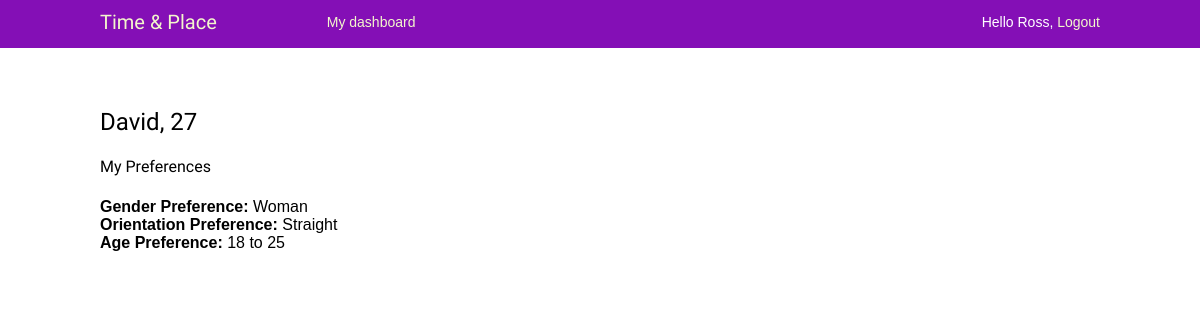
Page /account/preferences/3/ (signed in) on the committed database.
### account/models.py (models this page shows, shortened)
class Profile(models.Model):
    user = models.OneToOneField(settings.AUTH_USER_MODEL,
                                on_delete=models.CASCADE)
    date_of_birth = models.DateField(blank=True, null=True, default=date.today())
    photo = models.ImageField(upload_to='users/%Y/%m/%d/',
                        blank=True,
                        default='users/default/user-default.png')
    occupation = models.CharField(max_length = 50,blank=True, null=True)
    proposal_time = models.CharField(max_length = 50,blank=True, null=True)
    about_me = models.CharField(max_length = 100,blank=True, null=True)
    gender_choices = (('Woman', 'Woman'), ('Man', 'Man'), ('Transgender', 'Transgender'), ('Non-binary', 'Non-binary'))
    gender_identity = models.CharField(max_length = 15, choices = gender_choices, blank = True, default="N/A")
    orientation_choices = (('Lesbian', 'Lesbian'), ('Gay', 'Gay'), ('Bisexual', 'Bisexual'), ('Queer', 'Queer'), ('Asexual', 'Asexual'), ('Straight', 'Straight'),('Other', 'Other'))
    sexual_orientation = models.CharField(max_length = 15, choices = orientation_choices, blank = True, default="N/A")
    age_preference_min = models.IntegerField(blank=True, null=True)
    age_preference_max = models.IntegerField(blank=True, null=True)
    gender_preference = models.CharField(max_length = 15, choices = gender_choices, blank = True)
    orientation_preference = models.CharField(max_length = 15, choices = orientation_choices, blank = True)
    boro = models.ForeignKey(Boro,on_delete=models.SET_NULL, blank=True, null=True)
    cusine = models.ForeignKey(Cusine,on_delete=models.SET_NULL, blank=True, null=True)
    location_dropdown  = models.ForeignKey(newLocation,on_delete=models.SET_NULL, blank=True, null=True)
    likes = models.ManyToManyField(
        "self",
        related_name="liked_by",
        symmetrical=False,
        blank=True
    )
    hides = models.ManyToManyField(
        "self",
        related_name="hidden_by",
        symmetrical=False,
        blank=True
    )
    declines = models.ManyToManyField(
        "self",
        related_name="declined_by",
        symmetrical=False,
        blank=True
    )
    matches = models.ManyToManyField(
        "self",
        related_name="matched_with",
        symmetrical=False,
        blank=True
    )
    @property
    def calc_age(self):
        today = date.today()
        return today.year - self.date_of_birth.year - ((today.month, today.day) < (self.date_of_birth.month, self.date_of_birth.day))

### account/views.py (the view)
# urls.py: path('preferences/<int:pk>/', views.preferences, name="preferences"),
@login_required
def preferences(request, pk):
    profile = Profile.objects.get(user_id=pk)
    return render(request,
                    "profile/preferences.html",
                    {"profile": profile})

### account/templates/profile/preferences.html (shortened to what this page needs)
{% extends 'base.html' %}
{% block content %}
<h2>
    {{ profile.user.first_name }}, {{ profile.calc_age }}
</h2>
<h4>
    My Preferences
</h4>
<b>Gender Preference: </b> {{ profile.gender_preference }}
<br>
<b>Orientation Preference: </b> {{ profile.orientation_preference }}
<br>
<b>Age Preference: </b> {{ profile.age_preference_min }} to {{ profile.age_preference_max }}
<br>
{% endblock content %}

### account/templates/base.html (shortened to what this page needs)
{% load static %}
<!DOCTYPE html>
<html>
<head>
    <link href="{% static "account/base.css" %}" rel="stylesheet">
</head>
<body>
    <div id="header">
        <span class="logo">Time & Place</span>
        {% if request.user.is_authenticated %}
                <ul class="menu">
                    <li {% if section == "dashboard" %}class="selected"{% endif %}>
                    <a href="{% url "dashboard" %}">My dashboard</a>
                    </li>
                </ul>
            {% endif %}
                <span class="user">
                {% if request.user.is_authenticated %}
                    Hello {{ request.user.first_name }},
                    <a href="{% url "logout" %}">Logout</a>
                {% else %}
                    <a href="{% url "login" %}">Log-in</a>
                {% endif %}
        </span>
    </div>
    <div id="content">
    {% block content %}
    {% endblock %}
    </div>
</body>

### account/static/account/base.css (style rules this page uses)
body { margin:0; padding:0; font-family:helvetica, sans-serif; }
a { color:#840fb6; text-decoration:none; }
h1, h2, h3, h4, h5 , h6 { font-family: 'Muli', sans-serif; font-weight:normal; }
h2 { margin:30px 0 20px; }
#header { padding:10px 100px; font-size:14px; background:#840fb6; color:#fff; border-bottom:4px solid #840fb6; overflow:auto; }
#header .logo { font-family: 'Muli', sans-serif; float:left; color:#f3f7cc; font-size:20px; margin-right:10%; }
#header ul.menu { list-style:none; float:left; margin:0; padding:0; }
#header ul.menu li { float:left; padding:4px 10px; }
#header a { color:#f3f7cc; }
#header .user { float:right; padding-top:4px; }
#content { padding:30px 100px; }

### rows in the picture
Profile: user.first_name "David", calc_age "27", gender_preference "Woman", orientation_preference "Straight", age_preference_min "18", age_preference_max "25"

### other values in the picture
{{ request.user.first_name }} "Ross"
